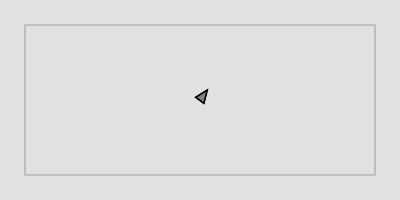
Frame 1 (no input)
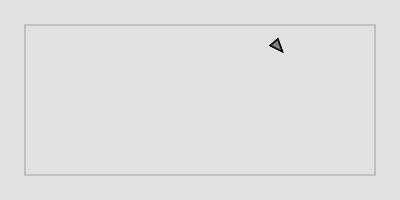
Frame 60 (no input)
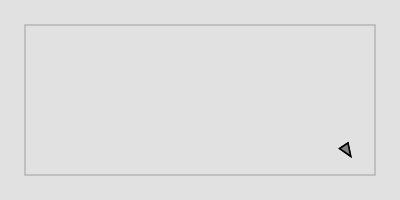
Frame 120 (the mouse pressed at the canvas centre since frame 60)

The p5.js sketch that drew these frames (run headless with seeded random() and noise() and a simulated clock; from frame 60 on, the mouse is pressed at the canvas centre):

// p5.js sketch
// ── sketch.js
// User Global Variables
let width = 400, height = 200;
let canvas; // Reference to p5 canvas object (see 'setup()')
let vehicle;


// User-Defined Classes
class Vehicle {
  constructor(x=0, y=0, side=5) {
    // Motion
    this.position = createVector(x, y);
    this.velocity = createVector(random(-3,3), random(-3,3)); 
    this.acceleration = createVector(0, 0);
    this.max_speed = 3; // Max 'this.velocity' magnitude
    this.max_force = 0.1; // Max 'apply_force()' value
    // Shape
    this.side = side; // Triangle parameter
  }
  // Methods
  boundaries(wall) { // Applies 'force' to get back in bounds
    let force = null; // 
    
    if (this.position.x < wall.offset) { // Towards left edge
      force = createVector(this.max_speed, this.velocity.y); // Keeps 'y' velocity, pushes 'x' positively (at max)
    } else if (this.position.x > width - wall.offset) { // Towards right edge
      force = createVector(-this.max_speed, this.velocity.y); // Keeps 'y' velocity, pushes 'x' negatively (at max)
    }
    if (this.position.y < wall.offset) { // Towards top edge
      force = createVector(this.velocity.x, this.max_speed); // Keeps 'x' velocity, pushes 'y' positively (at max)
    } else if (this.position.y > height - wall.offset) { // Towards bottom edge
      force = createVector(this.velocity.x, -this.max_speed); // Keeps 'x' velocity, pushes 'y' positively (at max)
    }
    
    if (force !== null) { // If 'vehicle' is out of bounds...
      force.normalize(); // Unit vector
      force.mult(this.max_speed); // Scales magnitude
      force.sub(this.velocity); // Force vector (the force needed, with current velocity, to steer into target)
      force.limit(this.max_force); // Limits magnitude
    }
    return force;
  }
  update() {
    this.velocity.add(this.acceleration); // Updates velocity
    this.velocity.limit(this.max_speed); // Limits velocity
    this.position.add(this.velocity); // Updates position
    this.acceleration.mult(0); // Reset acceleration
  }
  apply_force(force) { // Receives a force (mass is not considered in this example)
    this.acceleration.add(force);
  }
  run(wall) {
    let boundaries_force = this.boundaries(wall); // Calculates 'boundaries_force'
    this.apply_force(boundaries_force);
    this.update(); // Updates position/velocity/acceleration
    this.show(); // Draws vehicle
  }
  show() { // Renaming from 'display' to 'show'
    let angle = this.velocity.heading(); // 'heading()': calculates angle of 2D vector with the positive x-axis (angles increase clockwise)
    fill(127);
    stroke(0);
    strokeWeight(1.5);
    push(); // New style start
    translate(this.position.x, this.position.y);
    rotate(angle);
    triangle(this.side*2, 0, -this.side/2, -this.side, -this.side/2, this.side);
    pop(); // New style end
  }
}

class Wall {
  constructor(offset=50) {
    // Motion
    this.offset = offset;
  }
  // Methods
  show() { 
    push(); // New style start
    noFill();
    stroke(150, 150);
    strokeWeight(1.5);
    rectMode(CENTER);
    rect(width/2, height/2, width - this.offset, height - this.offset);
    pop(); // New style end
  }
}


// User-Defined Functions


// p5 Main
function setup() {
  canvas = createCanvas(width, height); // Canvas reference
  
  vehicle = new Vehicle(width/2, height/2); // Instantiating 'Vehicle'
  wall = new Wall(); // Instantiating 'Wall'
}

function draw() {
  // Main
  background(225); // Grayscale white
  
  vehicle.run(wall); // All functionality
  vehicle.show(); // Draws vehicle
  
  wall.show();
}
